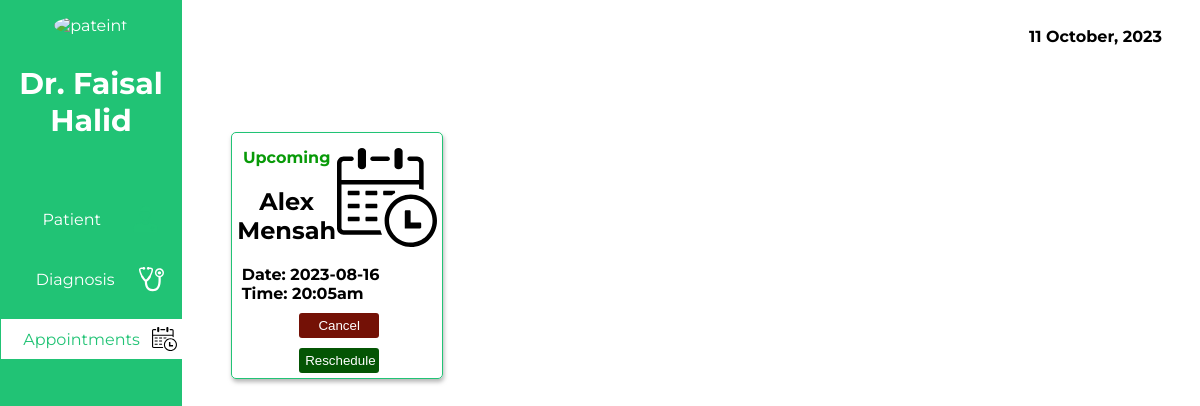
The page /doc/appointments.php (signed in) on the database as committed earlier.
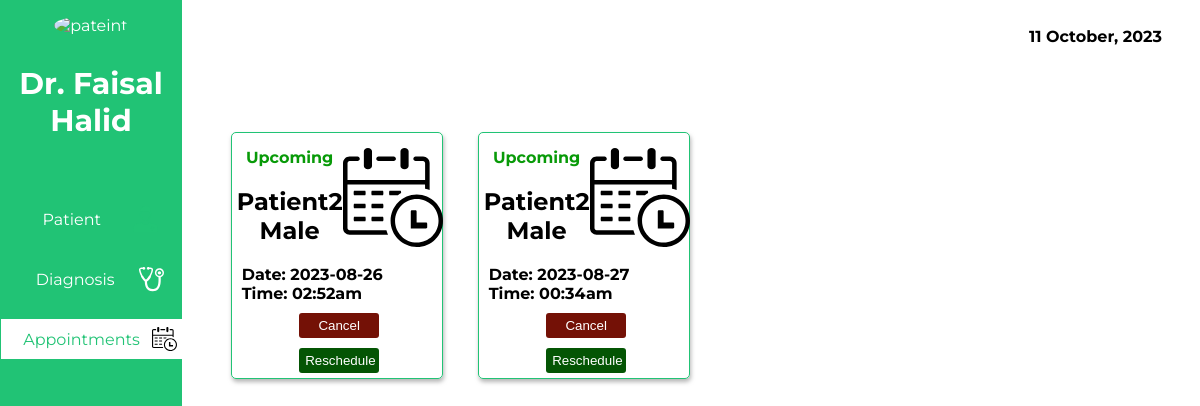
The same page on the database as committed later.
### tables this page shows
CREATE TABLE `appointments` (
  `appointmentid` varchar(20) NOT NULL,
  `doctor` varchar(20) NOT NULL,
  `department` varchar(23) NOT NULL,
  `telephone` varchar(15) NOT NULL,
  `symptoms` varchar(30) NOT NULL,
  `data` date NOT NULL,
  `patient` varchar(40) NOT NULL,
  `time` varchar(10) NOT NULL
);

CREATE TABLE `patient` (
  `firstname` varchar(20) NOT NULL,
  `lastname` varchar(20) NOT NULL,
  `password` varchar(16) NOT NULL,
  `dob` date NOT NULL,
  `gender` varchar(7) NOT NULL,
  `genotype` varchar(5) NOT NULL,
  `bloodgroup` varchar(5) NOT NULL,
  `tel` varchar(15) NOT NULL,
  `email` varchar(40) NOT NULL
);

### doc/appointments.php (the view, shortened to what this page needs)
<?php
include "../connection.php";
$doctor = $_SESSION['doctor'];
function convert($date):string{
    $new_date = date("d F, Y", strtotime($date));
   return $new_date;
}
$QUERY = mysqli_query($connection, "SELECT name from doctors WHERE email = '$doctor'");
$res = mysqli_fetch_assoc($QUERY);
$apSelect = "SELECT *FROM appointments where doctor = '$doctor'";
$apQuery = mysqli_query($connection,$apSelect );
?>
<!DOCTYPE html>
<html lang="en">
<head>
    <link rel="stylesheet" href="../css/dappointments.css">
</head>
<body>
    <div class="sidebar">
            <div class="patient">
                <div class="image">
                    <img src="../images/avatar.png" alt="pateint">
                </div>
                <h3><?php echo $res['name'] ?></h3>
            </div>
            <div class="menu">
                <a href="dashboard.php"><div class="menu-item ">Patient  <div class="imag"><img src="../images/patient.svg" alt="" ></div> </div></a>
                <a href="diagnosis.php"><div class="menu-item ">Diagnosis  <div class="imag"><img src="../images/stethoscope.svg" alt="" ></div> </div></a>
                <a href=""><div class="menu-item current ">Appointments  <div class="imag"><img src="../images/calendarg.svg" alt="" ></div> </div></a>
            </div>
    </div>
    <div class="main">
       <div class="date">
        <b><?php echo convert(date("Y-m-d")) ?></b>
       </div>
       <div class="below">
        <div class="patientss">
        <?php
        if($apQuery -> num_rows == 0){
            echo "You have no appointments";
        }
        else{
        while($apRes = mysqli_fetch_assoc($apQuery)){
            $pat = $apRes['patient'];
            $patientQuery = mysqli_query($connection, "SELECT * FROM patient WHERE email = '$pat'");
            $patient = mysqli_fetch_assoc($patientQuery);
            if($apRes['data'] < date("Y-m-a")){
                $status = "Upcoming";
                $color = 'rgb(8, 154, 8)';
            }
            else{
                $status = "Past";
                $color = "RED";
            }
            echo '
            <div class="patient">
                <div class="top">
                    <div class="text">
                        <b style="color:'.$color.';">'.$status.'</b>
                        <h2>'.$patient['firstname'].' '.$patient['lastname'].'</h2>
                    </div>
                    <div class="calendar">
                        <img src="../images/calendarb.svg" alt="">
                    </div>
                </div>
                <div class="details">
                    <b>Date: '.$apRes['data'].'</b><br>
                    <b>Time: '.$apRes['time'].'am</b>
                    <div class="button">
                        <button onClick="cancel('.$apRes['appointmentid'].',&quot;'.$apRes['patient'].'&quot;)">Cancel</button>
                    </div>
                    <div class="button">
                        <button onClick="update('.$apRes['appointmentid'].',&quot;'.$apRes['data'].'&quot;,&quot;'.$apRes['time'].'&quot;)" style="background-color:rgb(4, 85, 4);">Reschedule</button>
                    </div>
                </div>
            </div>
                ';
        }
    }
            ?>
        </div>
       </div>
    </div>
</body>
</html>

Rows that differ between the two databases and show on the page:
removed appointments: data "Upcoming", patient.firstname "Alex", patient.lastname "Mensah", data "2023-08-16", time "20:05"
added appointments: data "Upcoming", patient.firstname "Patient2", patient.lastname "Male", data "2023-08-26", time "02:52"
added appointments: data "Upcoming", patient.firstname "Patient2", patient.lastname "Male", data "2023-08-27", time "00:34"
